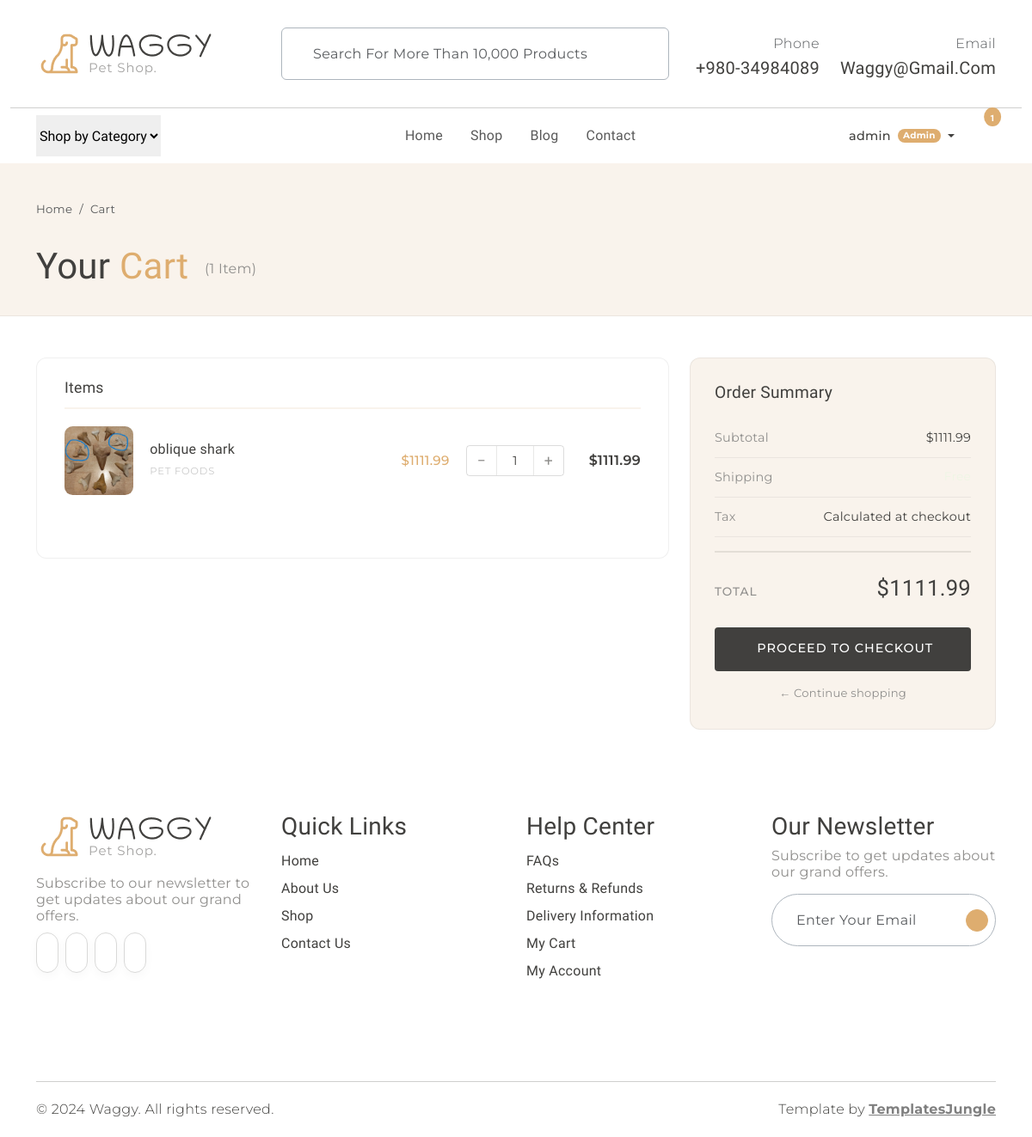
/cart/ (signed in), run on the app's committed database.
### models.py (models this page shows, shortened)
class User(UserMixin, db.Model):
    __tablename__ = "users"
    id            = db.Column(db.Integer,     primary_key=True)
    username      = db.Column(db.String(80),  unique=True, nullable=False)
    email         = db.Column(db.String(120), unique=True, nullable=False)
    password_hash = db.Column(db.String(256), nullable=False)
    role          = db.Column(db.String(20),  nullable=False, default="customer")
    is_active     = db.Column(db.Boolean,     nullable=False, default=True)
    created_at    = db.Column(db.DateTime,    nullable=False, default=datetime.utcnow)
    last_login_at = db.Column(db.DateTime,    nullable=True)
    @property
    def is_admin(self) -> bool:
        return self.role == "admin"

class Product(db.Model):
    __tablename__ = "products"
    id                   = db.Column(db.Integer,     primary_key=True)
    name                 = db.Column(db.String(120), nullable=False)
    slug                 = db.Column(db.String(160), unique=True, nullable=True, index=True)
    category             = db.Column(db.String(30),  nullable=False, default="misc")
    description          = db.Column(db.Text,        nullable=False, default="")
    extended_description = db.Column(db.Text,        nullable=False, default="")
    image_filename       = db.Column(db.String(256), nullable=True)
    price                = db.Column(db.Float,       nullable=False, default=0.0)
    is_active            = db.Column(db.Boolean,     nullable=False, default=True)
    stock                = db.Column(db.Integer,     nullable=False, default=0)
    created_at           = db.Column(db.DateTime,    nullable=False, default=datetime.utcnow)
    updated_at           = db.Column(db.DateTime,    nullable=False, default=datetime.utcnow,
                                     onupdate=datetime.utcnow)
    @property
    def category_label(self) -> str:
        return PRODUCT_CATEGORIES.get(self.category, self.category.capitalize())
    @property
    def image_url(self) -> str:
        if self.image_filename:
            return f"images/products/{self.image_filename}"
        return "images/item1.jpg"

### cart.py (the view)
@cart_bp.route("/")
def view_cart():
    items = get_cart_items()
    total = _cart_total(items)
    return render_template("cart/cart.html", items=items, total=total)

### templates/cart/cart.html (shortened to what this page needs)
{% extends "base.html" %}
{% block content %}
<div class="cart-hero">
  <div class="container">
    <nav aria-label="breadcrumb" class="mb-2">
      <ol class="breadcrumb mb-0" style="font-family:var(--secondary-font); font-size:0.83rem;">
        <li class="breadcrumb-item"><a href="{{ url_for('main.index') }}" class="text-muted text-decoration-none">Home</a></li>
        <li class="breadcrumb-item active text-muted">Cart</li>
      </ol>
    </nav>
    <h1 class="fw-normal">
      Your <span class="text-primary">Cart</span>
      {% if items %}
        <span style="font-family:var(--secondary-font); font-size:1rem; color:#908F8D; font-weight:400; vertical-align:middle; margin-left:0.5rem;">
          ({{ cart_count }} item{{ 's' if cart_count != 1 }})
        </span>
      {% endif %}
    </h1>
  </div>
</div>
<div class="container my-5">
  {% if items %}
    <div class="row g-4 align-items-start">
      <div class="col-lg-8">
        <div class="cart-card">
          <h3 class="cart-card-heading fw-normal mb-0">Items</h3>
          <div id="cart-items-list">
            {% for item in items %}
              <div class="cart-item" id="cart-row-{{ item.product.id }}">
                <img
                  class="cart-thumb"
                  src="{{ url_for('static', filename=item.product.image_url) }}"
                  alt="{{ item.product.name }}"
                  onerror="this.src='{{ url_for('static', filename='images/item1.jpg') }}'"
                >
                <div>
                  <a href="{{ url_for('shop.product_detail', slug=item.product.slug) }}"
                     class="cart-item__name">{{ item.product.name }}</a>
                  <div class="cart-item__cat">{{ item.product.category_label }}</div>
                </div>
                <div class="cart-item__price">${{ "%.2f" | format(item.product.price) }}</div>
                <div class="qty-stepper">
                  <button type="button" class="qty-btn"
                          onclick="stepQty({{ item.product.id }}, -1)">−</button>
                  <input
                    type="number"
                    class="qty-input"
                    id="qty-{{ item.product.id }}"
                    value="{{ item.quantity }}"
                    min="1" max="99"
                    onchange="setQty({{ item.product.id }}, this.value)"
                  >
                  <button type="button" class="qty-btn"
                          onclick="stepQty({{ item.product.id }}, 1)">+</button>
                </div>
                <div class="cart-item__line-total" id="line-total-{{ item.product.id }}">
                  ${{ "%.2f" | format(item.product.price * item.quantity) }}
                </div>
                <button type="button" class="btn-remove"
                        title="Remove"
                        onclick="removeItem({{ item.product.id }})">
                </button>
              </div>
            {% endfor %}
          </div>
        </div>
      </div>
      <div class="col-lg-4">
        <div class="summary-card">
          <h4 class="fw-normal">Order Summary</h4>
          <div class="summary-row">
            <span class="lbl">Subtotal</span>
            <span id="summary-subtotal">${{ "%.2f" | format(total) }}</span>
          </div>
          <div class="summary-row">
            <span class="lbl">Shipping</span>
            <span class="text-success" style="font-family:var(--secondary-font); font-size:0.85rem;">
            </span>
          </div>
          <div class="summary-row">
            <span class="lbl">Tax</span>
            <span>Calculated at checkout</span>
          </div>
          <div class="summary-total">
            <span class="lbl">Total</span>
            <span class="val" id="summary-total">${{ "%.2f" | format(total) }}</span>
          </div>
          <form method="POST" action="{{ url_for('cart.checkout') }}">
            <button type="submit" class="btn-checkout">
              Proceed to Checkout
            </button>
          </form>
          <a href="{{ url_for('shop.index') }}" class="btn-continue">
            ← Continue shopping
          </a>
        </div>
      </div>
    </div>
  {% endif %}
</div>
{% endblock %}

### templates/base.html (shortened to what this page needs)
<!DOCTYPE html>
<html lang="en">
<head>
  <link rel="stylesheet" href="https://cdn.jsdelivr.net/npm/swiper@9/swiper-bundle.min.css" />
  <link href="https://cdn.jsdelivr.net/npm/bootstrap@5.3.0-alpha3/dist/css/bootstrap.min.css" rel="stylesheet"
>
  <link rel="stylesheet" href="{{ url_for('static', filename='css/normalize.css') }}">
  <link rel="stylesheet" href="{{ url_for('static', filename='css/vendor.css') }}">
  <link rel="stylesheet" href="{{ url_for('static', filename='style.css') }}">
</head>
<body>
  <header>
    <div class="container py-2">
      <div class="row py-4 pb-0 pb-sm-4 align-items-center">
        <div class="col-sm-4 col-lg-3 text-center text-sm-start">
          <a href="{{ url_for('main.index') }}">
            <img src="{{ url_for('static', filename='images/logo.png') }}" alt="Waggy" class="img-fluid">
          </a>
        </div>
        <div class="col-sm-6 offset-sm-2 offset-md-0 col-lg-5 d-none d-lg-block">
          <div class="search-bar border rounded-2 px-3 border-dark-subtle">
            <form class="text-center d-flex align-items-center" action="" method="get">
              <input type="text" class="form-control border-0 bg-transparent"
                placeholder="Search for more than 10,000 products" name="q" />
            </form>
          </div>
        </div>
        <div class="col-sm-8 col-lg-4 d-flex justify-content-end gap-4 align-items-center mt-4 mt-sm-0 justify-content-center justify-content-sm-end">
          <div class="support-box text-end d-none d-xl-block">
            <span class="fs-6 secondary-font text-muted">Phone</span>
            <h5 class="mb-0">+980-34984089</h5>
          </div>
          <div class="support-box text-end d-none d-xl-block">
            <span class="fs-6 secondary-font text-muted">Email</span>
            <h5 class="mb-0">waggy@gmail.com</h5>
          </div>
        </div>
      </div>
    </div>
    <div class="container-fluid"><hr class="m-0"></div>
    <div class="container">
      <nav class="main-menu d-flex navbar navbar-expand-lg">
        <div class="offcanvas offcanvas-end" tabindex="-1" id="offcanvasNavbar">
          <div class="offcanvas-body justify-content-between">
            <select class="filter-categories border-0 mb-0 me-5">
              <option>Shop by Category</option>
            </select>
            <ul class="navbar-nav menu-list list-unstyled d-flex gap-md-3 mb-0">
              <li class="nav-item">
                <a href="{{ url_for('main.index') }}"
                   class="nav-link {% if request.endpoint == 'main.index' %}active{% endif %}">
                  Home
                </a>
              </li>
              <li class="nav-item">
                <a href="{{ url_for('shop.index') }}"
                   class="nav-link {% if request.endpoint and request.endpoint.startswith('shop.') %}active{% endif %}">
                  Shop
                </a>
              </li>
              <li class="nav-item">
                <a href="#" class="nav-link">Blog</a>
              </li>
              <li class="nav-item">
                <a href="#" class="nav-link">Contact</a>
              </li>
            </ul>
            <div class="d-none d-lg-flex align-items-center">
              <ul class="d-flex justify-content-end list-unstyled m-0 align-items-center gap-1">
                {% if current_user.is_authenticated %}
                  <li class="nav-item dropdown">
                    <a class="nav-link dropdown-toggle d-flex align-items-center gap-1 mx-2"
                       href="#" role="button" data-bs-toggle="dropdown" aria-expanded="false">
                      <span class="secondary-font" style="font-size:0.9rem; font-weight:500;">
                        {{ current_user.username }}
                      </span>
                      {% if current_user.is_admin %}
                        <span class="badge rounded-pill bg-primary ms-1"
                              style="font-family:var(--secondary-font); font-size:0.65rem; padding:0.3em 0.6em;">
                          Admin
                        </span>
                      {% endif %}
                    </a>
                  </li>
                {% endif %}
                <li>
                </li>
                <li class="position-relative">
                  <a href="{{ url_for('cart.view_cart') }}" class="mx-2"
                     data-bs-toggle="offcanvas" data-bs-target="#offcanvasCart">
                    <span class="position-absolute translate-middle badge rounded-circle bg-primary pt-2 cart-badge"
                          style="font-size:0.65rem; top:2px; left:calc(100% - 4px);
                                 {{ 'display:none;' if cart_count == 0 }}">
                      {{ cart_count if cart_count > 0 else '' }}
                    </span>
                  </a>
                </li>
              </ul>
            </div>
          </div>
        </div>
      </nav>
    </div>
  </header>
  {% block content %}{% endblock %}
  <footer id="footer" class="my-5">
    <div class="container py-5 my-5">
      <div class="row">
        <div class="col-md-3">
          <div class="footer-menu">
            <img src="{{ url_for('static', filename='images/logo.png') }}" alt="Waggy">
            <p class="blog-paragraph fs-6 mt-3">Subscribe to our newsletter to get updates about our grand offers.</p>
            <div class="social-links">
              <ul class="d-flex list-unstyled gap-2">
                <li class="social"><a href="#"><iconify-icon class="social-icon" icon="ri:facebook-fill"></iconify-icon></a></li>
                <li class="social"><a href="#"><iconify-icon class="social-icon" icon="ri:twitter-fill"></iconify-icon></a></li>
                <li class="social"><a href="#"><iconify-icon class="social-icon" icon="ri:instagram-fill"></iconify-icon></a></li>
                <li class="social"><a href="#"><iconify-icon class="social-icon" icon="ri:youtube-fill"></iconify-icon></a></li>
              </ul>
            </div>
          </div>
        </div>
        <div class="col-md-3">
          <div class="footer-menu">
            <h3>Quick Links</h3>
            <ul class="menu-list list-unstyled">
              <li class="menu-item"><a href="{{ url_for('main.index') }}" class="nav-link">Home</a></li>
              <li class="menu-item"><a href="#" class="nav-link">About Us</a></li>
              <li class="menu-item"><a href="{{ url_for('shop.index') }}" class="nav-link">Shop</a></li>
              <li class="menu-item"><a href="#" class="nav-link">Contact Us</a></li>
            </ul>
          </div>
        </div>
        <div class="col-md-3">
          <div class="footer-menu">
            <h3>Help Center</h3>
            <ul class="menu-list list-unstyled">
              <li class="menu-item"><a href="#" class="nav-link">FAQs</a></li>
              <li class="menu-item"><a href="#" class="nav-link">Returns &amp; Refunds</a></li>
              <li class="menu-item"><a href="#" class="nav-link">Delivery Information</a></li>
              <li class="menu-item">
                <a href="{{ url_for('cart.view_cart') }}" class="nav-link">My Cart</a>
              </li>
              {% if current_user.is_authenticated %}
                <li class="menu-item"><a href="{{ url_for('main.dashboard') }}" class="nav-link">My Account</a></li>
              {% else %}
                <li class="menu-item"><a href="{{ url_for('auth.login') }}" class="nav-link">Login / Register</a></li>
              {% endif %}
            </ul>
          </div>
        </div>
        <div class="col-md-3">
          <div>
            <h3>Our Newsletter</h3>
            <p class="blog-paragraph fs-6">Subscribe to get updates about our grand offers.</p>
            <div class="search-bar border rounded-pill border-dark-subtle px-2">
              <form class="text-center d-flex align-items-center" action="" method="post">
                <input type="email" class="form-control border-0 bg-transparent" placeholder="Enter your email" />
                <iconify-icon class="send-icon" icon="tabler:location-filled"></iconify-icon>
              </form>
            </div>
          </div>
        </div>
      </div>
    </div>
  </footer>
  <div id="footer-bottom">
    <div class="container">
      <hr class="m-0">
      <div class="row mt-3">
        <div class="col-md-6 copyright">
          <p class="secondary-font">© 2024 Waggy. All rights reserved.</p>
        </div>
        <div class="col-md-6 text-md-end">
          <p class="secondary-font">
            Template by <a href="https://templatesjungle.com/" target="_blank"
              class="text-decoration-underline fw-bold text-black-50">TemplatesJungle</a>
          </p>
        </div>
      </div>
    </div>
  </div>
</body>
</html>

### data on the page
User: username "admin"
Product: image_filename (picture), product.name "oblique shark", product.category_label "PET FOODS", product.price "1111.99", product.id "1", item.product.price*item.quantity "1111.99"

### other printed values
{{ cart_count if cart_count > 0 else '' }} "1"
{{ cart_count }} "1"
{{ "%.2f" | format(total) }} "1111.99"
